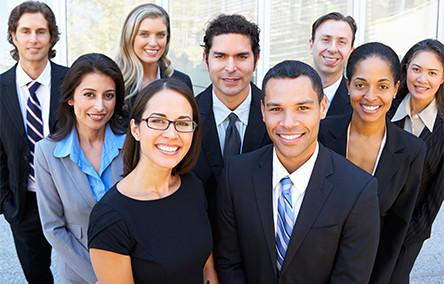
#> input picture Face_recognition/pic/faces.jpg, 444 x 284 px, found by its file name
$ python face_detection.py
#> lines starting #> are read from the running program, lines starting #| are printed output that depends on the picture; after the words box and inside, x2 and y2 are one past the last pixel; in counts of white or black regions, pixels touching at a corner belong together
import cv2
from cv2 import CascadeClassifier

def face_detection(img):
    # Create the haar cascade
#> called with img = 'pic\\faces.jpg'
    faceCascade = CascadeClassifier(cv2.data.haarcascades+'haarcascade_frontalface_default.xml')

    # Read the image
    image = cv2.imread(img)
#> image is the input picture: shape (284, 444, 3); mean B, G, R 116.4, 113, 119.9
    gray = cv2.cvtColor(image, cv2.COLOR_BGR2GRAY)
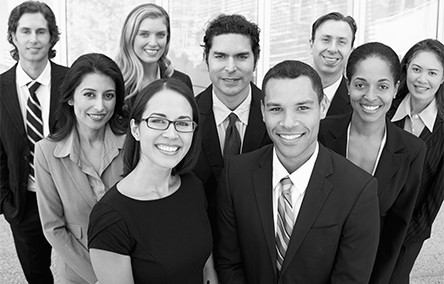
#> gray: shape (284, 444); min 0, max 255, mean 115.4

    # Detect faces in the image by using the facecascade class and use detectMultiscale method
    faces = faceCascade.detectMultiScale(gray, scaleFactor=1.1, minNeighbors=5,  minSize=(30, 30),
        flags = cv2.CASCADE_SCALE_IMAGE)
#> faces = [[9, 13, 48, 48], [130, 17, 45, 45], [403, 56, 40, 40], [308, 20, 51, 51], [67, 72, 57, 57], [341, 61, 60, 60], [200, 32, 62, 62], [255, 82, 67, 67], [132, 94, 72, 72]]


    # Draw a rectangle around the faces
    for (x, y, w, h) in faces:
        cv2.rectangle(image, (x, y), (x+w, y+h), (0, 255, 0), 2)
#> this loop made 9 passes
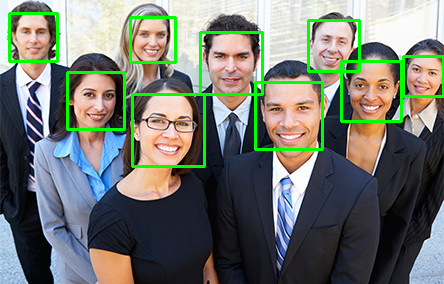
#> image: shape (284, 444, 3); 4.64% of pixels changed, all inside (x1, y1, x2, y2) = (8, 12, 444, 168)

    return len(faces),image

if __name__ == '__main__':
    img='pic\\faces.jpg'
    num_of_faces,image=face_detection(img)
#> num_of_faces = 9
    print("detect: "+str(num_of_faces)+" faces")
#| detect: 9 faces
    cv2.imshow("Faces_detected", image)
    cv2.waitKey(0)
